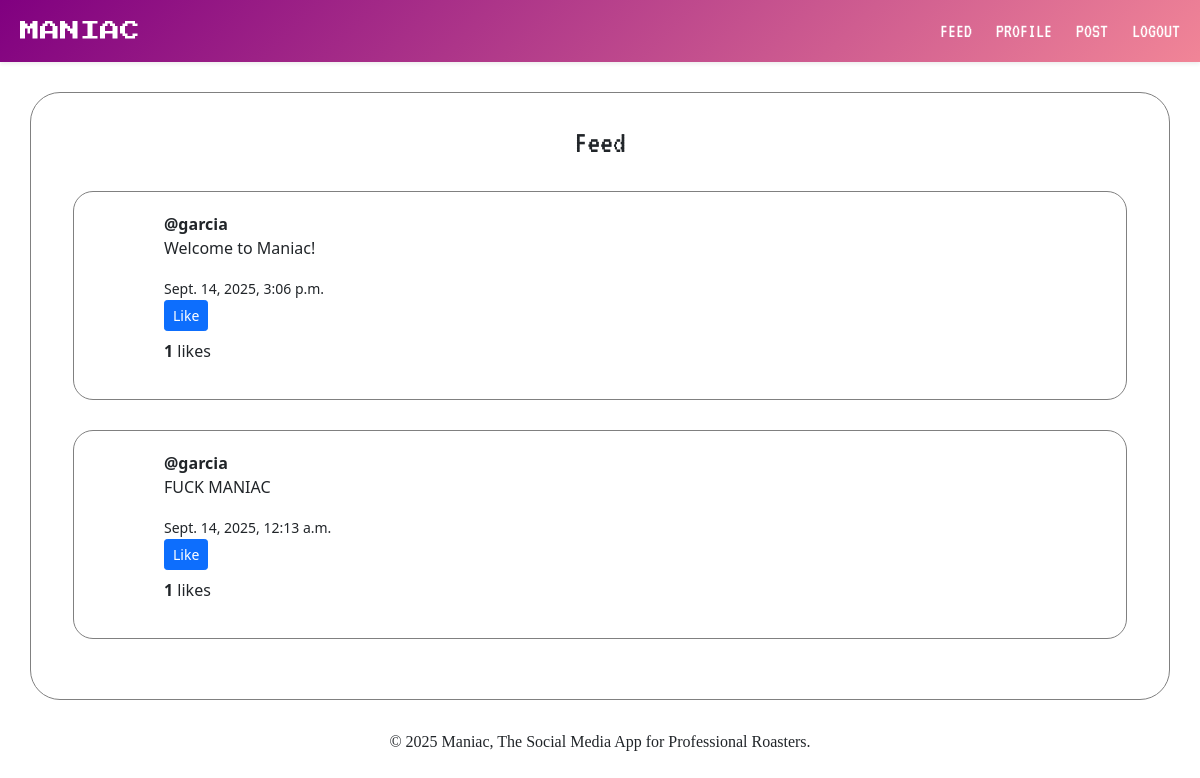
Screenshot of / (signed in) with the database file from the repository.
### core/models.py (models this page shows, shortened)
class Post(models.Model):
    author = models.ForeignKey(User, on_delete=models.CASCADE)
    content = models.TextField()
    created_at = models.DateTimeField(auto_now_add=True)
    likes = models.ManyToManyField(User, related_name='liked_posts', blank=True)
    def total_likes(self):
        return self.likes.count()

### core/views.py (the view)
# urls.py: path('', views.feed, name='feed'),
def feed(request):
    posts = Post.objects.all().order_by('-created_at')
    return render(request, 'core/feed.html', {'posts': posts})

### core/templates/core/feed.html (shortened to what this page needs)
{% extends "core/base.html" %}
{% block content %}
  <div class="container container-feed-styling">
    <h2 class="font-for-text text-center">Feed</h2>
    {% for post in posts %}
      <div class="container-post-styling">
        <strong>@{{ post.author.username }}</strong>
        <p>{{ post.content }}</p>
        <small>{{ post.created_at }}</small>
        <form method="post" action="{% url 'like_post' post.id %}">
        {% if user in post.likes.all %}
          <button type="submit" class="btn btn-sm btn-danger">Unlike</button>
        {% else %}
          <button type="submit" class="btn btn-sm btn-primary">Like</button>
        {% endif %}
      </form>
      <p class="mt-2"><strong>{{ post.total_likes }}</strong> likes</p>
      </div>
    {% empty %}
      <p class="text-center font-for-text no-posts-text">No posts yet. Be the first to roast someone!</p>
    {% endfor %}
  </div>
{% endblock %}

### core/static/core/style.css (style rules this page uses)
.font-for-text { font-family: 'VT323'; }
.container-feed-styling { padding-block: 30px; margin-block: 30px; border: 1px solid gray; border-radius: 30px; }
.container-post-styling { padding-block: 20px; padding-inline: 90px; margin-block: 30px; margin-inline: 30px; border: 1px solid gray; border-radius: 20px; }

### rows the page displays
Post: author.username "garcia", content "Welcome to Maniac!", created_at "Sept. 14, 2025, 3:06 p.m.", shows "Like", total_likes "1"
Post: author.username "garcia", content "FUCK MANIAC", created_at "Sept. 14, 2025, 12:13 a.m.", shows "Like", total_likes "1"
